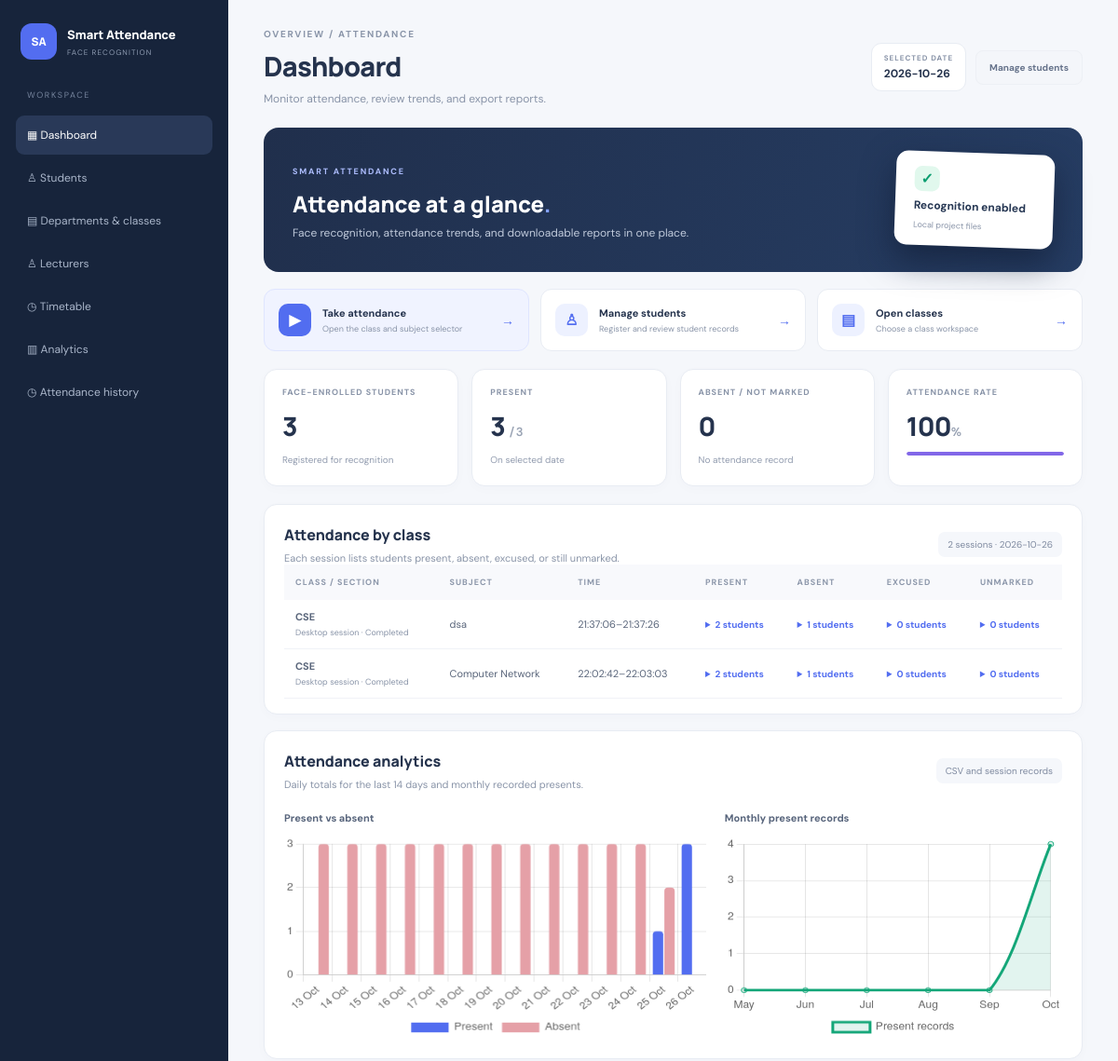
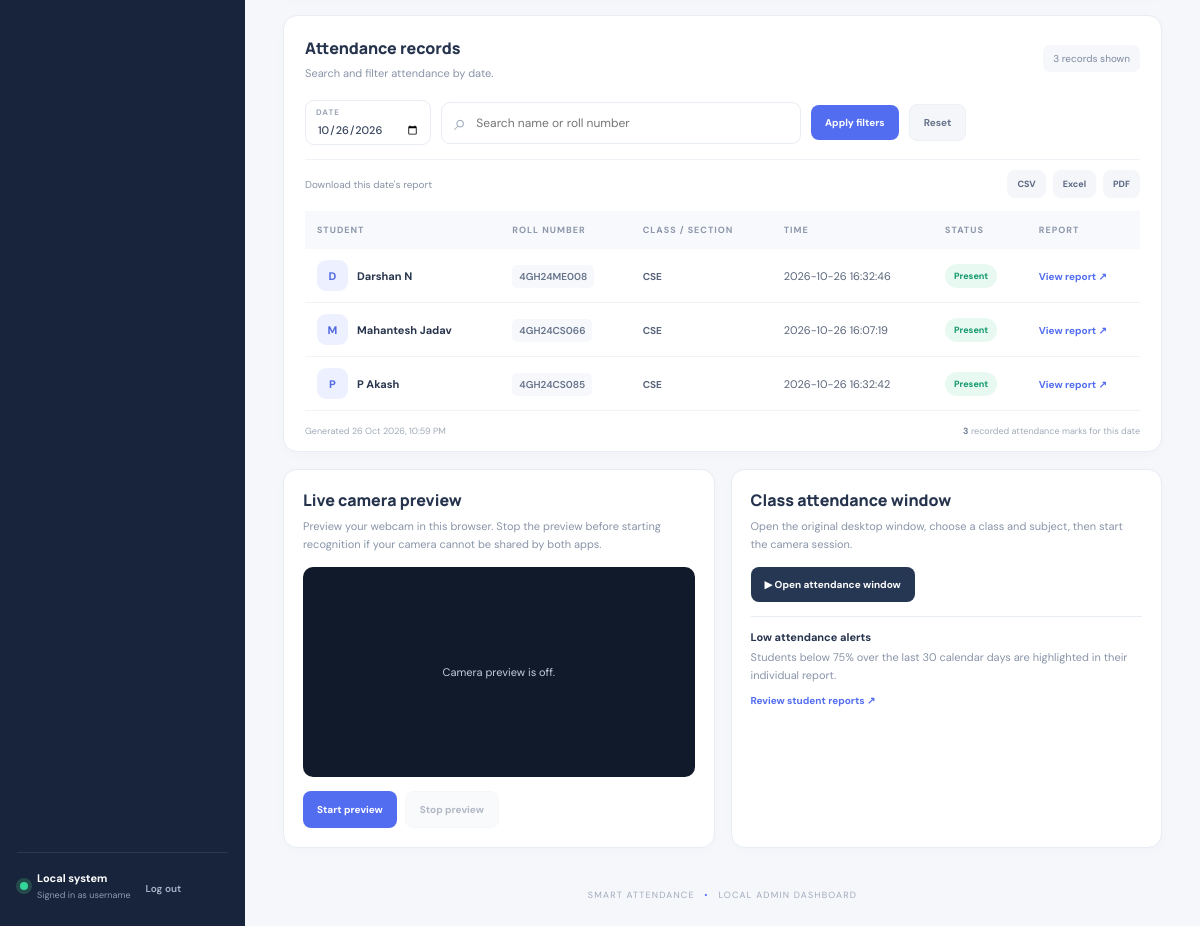
The page / (signed in) on the database its author committed (2 pictures, top to bottom).
### tables this page shows
CREATE TABLE users (
            id INTEGER PRIMARY KEY AUTOINCREMENT, username TEXT NOT NULL UNIQUE,
            password_hash TEXT NOT NULL, role TEXT NOT NULL CHECK(role IN ('hod','lecturer')),
            display_name TEXT NOT NULL, is_active INTEGER NOT NULL DEFAULT 1,
            created_at TEXT NOT NULL);

CREATE TABLE classes (
            id INTEGER PRIMARY KEY AUTOINCREMENT,
            class_code TEXT NOT NULL UNIQUE COLLATE NOCASE,
            department TEXT NOT NULL,
            semester INTEGER NOT NULL CHECK(semester BETWEEN 1 AND 8),
            section TEXT NOT NULL,
            academic_year TEXT NOT NULL,
            created_at TEXT NOT NULL,
            updated_at TEXT NOT NULL);

CREATE TABLE student_overrides (
            roll TEXT PRIMARY KEY, display_name TEXT NOT NULL, updated_at TEXT NOT NULL);

### app.py (the view)
@app.route("/")
@role_required("hod")
def index():
    selected_date = request.args.get("date", date.today().isoformat())
    try:
        datetime.strptime(selected_date, "%Y-%m-%d")
    except ValueError:
        selected_date = date.today().isoformat()
    search = request.args.get("q", "").strip()
    data = dashboard_data(selected_date, search)
    return render_template("dashboard.html", data=data, selected_date=selected_date, search=search,
                           today=date.today().isoformat(), generated_at=datetime.now().strftime("%d %b %Y, %I:%M %p"),
                           class_attendance=class_attendance_summaries(selected_date),
                           admin_user=session.get("username", "hod"), display_name=session.get("display_name", "HOD"))

### app.py (called while the page is built)
@contextmanager
def db():
    conn = sqlite3.connect(DASHBOARD_DB, timeout=10)
    conn.row_factory = sqlite3.Row
    conn.execute("PRAGMA foreign_keys = ON")
    try:
        yield conn
        conn.commit()
    except Exception:
        conn.rollback()
        raise
    finally:
        conn.close()

def login_required(fn):
    @wraps(fn)
    def wrapped(*args, **kwargs):
        if not session.get("user_id"):
            return redirect(url_for("login", next=request.path))
        with db() as conn:
            user = conn.execute("SELECT id, username, role, display_name, is_active FROM users WHERE id=?",
                                (session["user_id"],)).fetchone()
        if not user or not user["is_active"]:
            session.clear()
            return redirect(url_for("login"))
        return fn(*args, **kwargs)
    return wrapped

def role_required(*roles):
    def decorator(fn):
        @wraps(fn)
        @login_required
        def wrapped(*args, **kwargs):
            if session.get("role") not in roles:
                return render_template("forbidden.html"), 403
            return fn(*args, **kwargs)
        return wrapped
    return decorator

def attendance_file(day_text):
    try:
        datetime.strptime(day_text, "%Y-%m-%d")
    except (TypeError, ValueError):
        day_text = date.today().isoformat()
    return ATTENDANCE_DIR / f"attendance_{day_text}.csv"

def all_days():
    days = []
    for p in ATTENDANCE_DIR.glob("attendance_*.csv"):
        day_text = p.stem.replace("attendance_", "", 1)
        try:
            datetime.strptime(day_text, "%Y-%m-%d")
            days.append(day_text)
        except ValueError:
            continue
    try:
        with db() as conn:
            days.extend(row[0] for row in conn.execute("SELECT DISTINCT session_date FROM attendance_sessions"))
    except sqlite3.Error:
        pass
    if LEGACY_ATTENDANCE_DB.exists():
        legacy = None
        try:
            legacy = sqlite3.connect(LEGACY_ATTENDANCE_DB, timeout=3)
            days.extend(row[0] for row in legacy.execute("SELECT DISTINCT session_date FROM attendance_sessions"))
        except sqlite3.Error:
            pass
        finally:
            if legacy is not None:
                legacy.close()
    return sorted(set(days))

### templates/dashboard.html (shortened to what this page needs)
<!doctype html>
<html lang="en"><head><meta charset="utf-8"><meta name="viewport" content="width=device-width,initial-scale=1">
<title>Smart Attendance | Dashboard</title><link rel="stylesheet" href="{{ url_for('static', filename='style.css') }}">
<script src="https://cdn.jsdelivr.net/npm/chart.js"></script></head><body>
<div class="layout"><aside class="sidebar"><div class="brand"><span class="brand-icon">SA</span><div><b>Smart Attendance</b><small>FACE RECOGNITION</small></div></div>
<nav><span class="nav-label">WORKSPACE</span><a class="active" href="{{ url_for('index') }}">▦ Dashboard</a><a href="{{ url_for('students_page') }}">♙ Students</a><a href="{{ url_for('department_management') }}">▤ Departments & classes</a><a href="{{ url_for('lecturers_page') }}">♙ Lecturers</a><a href="{{ url_for('timetable_page') }}">◷ Timetable</a><a href="#analytics">▥ Analytics</a><a href="#attendance-table">◷ Attendance history</a></nav>
<div class="side-bottom"><span class="online"></span><div><b>Local system</b><small>Signed in as {{ admin_user }}</small></div><form method="post" action="{{ url_for('logout') }}"><button class="logout" type="submit">Log out</button></form></div></aside>
<main class="main"><header class="topbar"><div><div class="eyebrow">OVERVIEW / ATTENDANCE</div><h1>Dashboard</h1><p>Monitor attendance, review trends, and export reports.</p></div><div class="top-actions"><div class="date-badge"><small>SELECTED DATE</small><b>{{ selected_date }}</b></div><a class="button ghost" href="{{ url_for('students_page') }}">Manage students</a></div></header>
<section class="hero"><div><span class="tag">SMART ATTENDANCE</span><h2>Attendance at a glance<span>.</span></h2><p>Face recognition, attendance trends, and downloadable reports in one place.</p></div><div class="hero-art"><div class="hero-check">✓</div><b>Recognition enabled</b><small>Local project files</small></div></section>
<section class="quick-actions" aria-label="Quick actions"><a class="quick-action primary-action" href="#run-attendance"><span>▶</span><div><b>Take attendance</b><small>Open the class and subject selector</small></div><strong>→</strong></a><a class="quick-action" href="{{ url_for('students_page') }}"><span>♙</span><div><b>Manage students</b><small>Register and review student records</small></div><strong>→</strong></a><a class="quick-action" href="{{ url_for('department_management') }}"><span>▤</span><div><b>Open classes</b><small>Choose a class workspace</small></div><strong>→</strong></a></section>
<section class="stats"><article class="stat"><label>FACE-ENROLLED STUDENTS</label><strong>{{ data.total }}</strong><small>Registered for recognition</small></article><article class="stat"><label>PRESENT</label><strong>{{ data.present }} <em>/ {{ data.total }}</em></strong><small>On selected date</small></article><article class="stat"><label>ABSENT / NOT MARKED</label><strong>{{ data.absent }}</strong><small>No attendance record</small></article><article class="stat"><label>ATTENDANCE RATE</label><strong>{{ data.rate }}<em>%</em></strong><div class="progress"><span style="width:{{ data.rate }}%"></span></div></article></section>
<section class="panel class-attendance-panel"><div class="panel-head"><div><h3>Attendance by class</h3><p>Each session lists students present, absent, excused, or still unmarked.</p></div><span class="pill">{{ class_attendance|length }} sessions · {{ selected_date }}</span></div><div class="table-wrap"><table><thead><tr><th>CLASS / SECTION</th><th>SUBJECT</th><th>TIME</th><th>PRESENT</th><th>ABSENT</th><th>EXCUSED</th><th>UNMARKED</th></tr></thead><tbody>
{% for item in class_attendance %}<tr><td><b>{{ item.class_name }}</b><small class="source-label">{{ item.source }} · {{ item.status|replace('_', ' ')|title }}</small></td><td>{{ item.subject }}</td><td>{{ item.time }}</td><td><details class="attendance-names"><summary>{{ item.present|length }} students</summary></details></td><td><details class="attendance-names"><summary>{{ item.absent|length }} students</summary></details></td><td><details class="attendance-names"><summary>{{ item.excused|length }} students</summary></details></td><td><details class="attendance-names"><summary>{{ item.unmarked|length }} students</summary></details></td></tr>
{% else %}<tr><td colspan="7" class="empty">No class attendance sessions are recorded for this date.</td></tr>{% endfor %}</tbody></table></div></section>
<section class="panel" id="analytics"><div class="panel-head"><div><h3>Attendance analytics</h3><p>Daily totals for the last 14 days and monthly recorded presents.</p></div><span class="pill">CSV and session records</span></div><div class="charts"><div class="chart-box"><h4>Present vs absent</h4><canvas id="dailyChart"></canvas></div><div class="chart-box"><h4>Monthly present records</h4><canvas id="monthlyChart"></canvas></div></div></section>
<section class="panel" id="attendance-table"><div class="panel-head"><div><h3>Attendance records</h3><p>Search and filter attendance by date.</p></div><span class="pill">{{ data.rows|length }} records shown</span></div>
<form class="toolbar" method="get" action="{{ url_for('index') }}"><label class="field"><small>DATE</small><input type="date" name="date" value="{{ selected_date }}"></label><label class="search"><span>⌕</span><input type="search" name="q" value="{{ search }}" placeholder="Search name or roll number"></label><button class="button primary">Apply filters</button><a class="button ghost" href="{{ url_for('index') }}">Reset</a></form>
<div class="export-row"><span>Download this date's report</span><div><a class="button small" href="{{ url_for('export_csv', date=selected_date, q=search) }}">CSV</a><a class="button small" href="{{ url_for('export_excel', date=selected_date, q=search) }}">Excel</a><a class="button small" href="{{ url_for('export_pdf', date=selected_date, q=search) }}">PDF</a></div></div>
<div class="table-wrap"><table><thead><tr><th>STUDENT</th><th>ROLL NUMBER</th><th>CLASS / SECTION</th><th>TIME</th><th>STATUS</th><th>REPORT</th></tr></thead><tbody>
{% for row in data.rows %}<tr><td><div class="student"><span class="initial">{{ row.name[:1]|upper }}</span><div><b>{{ row.name }}</b>{% if not row.enrolled %}<small>Pending face enrollment</small>{% endif %}</div></div></td><td><code>{{ row.roll }}</code></td><td><b class="class-cell">{{ row.class_name }}</b></td><td>{{ row.time }}</td><td><span class="status {{ 'present' if row.status|lower == 'present' else 'late' if row.status|lower == 'late' else 'excused' if row.status|lower == 'excused' else ('pending' if row.status == 'Pending enrollment' else 'absent') }}">{{ row.status }}</span></td><td><a class="text-link" href="{{ url_for('student_report', roll=row.roll) }}">View report ↗</a></td></tr>
{% else %}<tr><td colspan="6" class="empty">No students match this search.</td></tr>{% endfor %}</tbody></table></div><div class="table-foot"><span>Generated {{ generated_at }}</span><span><b>{{ data.attendance_count }}</b> recorded attendance marks for this date</span></div></section>
<section class="bottom-grid"><div class="panel mini"><div><h3>Live camera preview</h3><p>Preview your webcam in this browser. Stop the preview before starting recognition if your camera cannot be shared by both apps.</p></div><div class="camera-area"><video id="cameraPreview" autoplay playsinline muted></video><div id="cameraMessage" class="camera-message">Camera preview is off.</div></div><div class="button-row"><button class="button primary" id="startCamera" type="button">Start preview</button><button class="button ghost" id="stopCamera" type="button" disabled>Stop preview</button></div></div>
<div class="panel mini" id="run-attendance"><div><h3>Class attendance window</h3><p>Open the original desktop window, choose a class and subject, then start the camera session.</p></div><form method="post" action="{{ url_for('start_attendance') }}"><input type="hidden" name="date" value="{{ selected_date }}"><button class="button dark">▶ Open attendance window</button></form><div class="alert-note"><b>Low attendance alerts</b><p>Students below 75% over the last 30 calendar days are highlighted in their individual report.</p><a class="text-link" href="{{ url_for('students_page') }}">Review student reports ↗</a></div></div></section>
<footer>SMART ATTENDANCE <span>•</span> LOCAL ADMIN DASHBOARD</footer></main></div>
<script>
fetch("{{ url_for('analytics_api') }}").then(r=>r.json()).then(data=>{
 const daily=document.getElementById('dailyChart');
 new Chart(daily,{type:'bar',data:{labels:data.daily.map(x=>x.date),datasets:[{label:'Present',data:data.daily.map(x=>x.present),backgroundColor:'#526df0',borderRadius:4},{label:'Absent',data:data.daily.map(x=>x.absent),backgroundColor:'#e5a0a7',borderRadius:4}]},options:{responsive:true,maintainAspectRatio:false,plugins:{legend:{position:'bottom'}},scales:{y:{beginAtZero:true,ticks:{precision:0}}}}});
 new Chart(document.getElementById('monthlyChart'),{type:'line',data:{labels:data.monthly_labels,datasets:[{label:'Present records',data:data.monthly_present,borderColor:'#13a678',backgroundColor:'rgba(19,166,120,.12)',fill:true,tension:.3,pointRadius:3}]},options:{responsive:true,maintainAspectRatio:false,plugins:{legend:{position:'bottom'}},scales:{y:{beginAtZero:true,ticks:{precision:0}}}}});
}).catch(()=>{document.querySelectorAll('.chart-box').forEach(x=>x.insertAdjacentHTML('beforeend','<p class="muted">Charts could not load. Check internet access for the chart library.</p>'))});
let stream=null;const video=document.getElementById('cameraPreview'),msg=document.getElementById('cameraMessage');
document.getElementById('startCamera').addEventListener('click',async()=>{try{stream=await navigator.mediaDevices.getUserMedia({video:true,audio:false});video.srcObject=stream;video.style.display='block';msg.style.display='none';document.getElementById('stopCamera').disabled=false;document.getElementById('startCamera').disabled=true;}catch(e){msg.style.display='block';msg.textContent='Camera unavailable: allow camera permission and close other apps using it.';}});
document.getElementById('stopCamera').addEventListener('click',()=>{if(stream)stream.getTracks().forEach(t=>t.stop());stream=null;video.srcObject=null;video.style.display='none';msg.style.display='block';msg.textContent='Camera preview is off.';document.getElementById('stopCamera').disabled=true;document.getElementById('startCamera').disabled=false;});
</script></body></html>

### rows shown on the page
users: username "username"
classes: class_name "CSE", source "Desktop session", status "Completed", subject "dsa", time "21:37:06–21:37:26", present|length "2", absent|length "1", excused|length "0", unmarked|length "0", subject "Computer Network", time "22:02:42–22:03:03", name "D", name "Darshan N", roll "4GH24ME008", time "2026-10-26 16:32:46", status "Present"
student_overrides: name "M", name "Mahantesh Jadav", roll "4GH24CS066", class_name "CSE", time "2026-10-26 16:07:19", status "Present"
student_overrides: name "P", name "P Akash", roll "4GH24CS085", class_name "CSE", time "2026-10-26 16:32:42", status "Present"

### other values the page prints
{{ selected_date }} "2026-10-26"
{{ data.total }} "3"
{{ data.present }} "3"
{{ data.absent }} "0"
{{ data.rate }} "100"
{{ class_attendance|length }} "2"
{{ data.rows|length }} "3"
{{ data.attendance_count }} "3"
